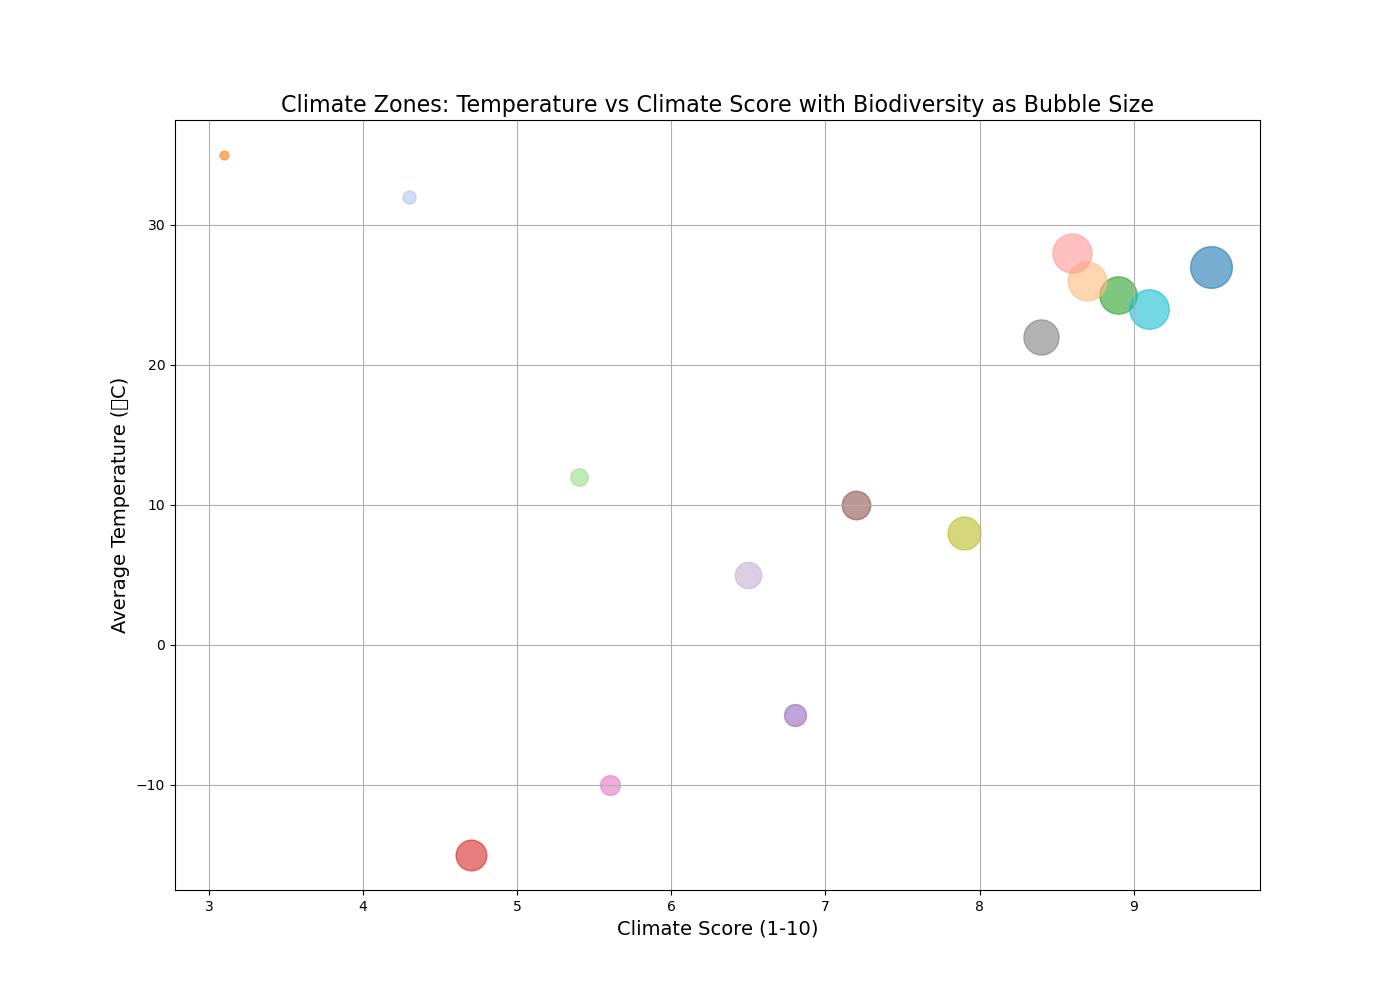

Python code for this plot:

import matplotlib.pyplot as plt

data = {
    'Location': ['Amazon Rainforest', 'Sahara Desert', 'Great Barrier Reef', 'Arctic Tundra', 
                 'Himalayan Mountains', 'Andes Mountains', 'Siberian Taiga', 'Serengeti Plains',
                 'Yellowstone Park', 'Galapagos Islands', 'Australian Outback', 'Amazon Basin',
                 'Patagonian Steppe', 'Congo Rainforest', 'Rocky Mountains'],
    'Climate Score (1-10)': [9.5, 3.1, 8.9, 4.7, 6.8, 7.2, 5.6, 8.4, 7.9, 9.1, 4.3, 8.7, 5.4, 8.6, 6.5],
    'Average Temperature (°C)': [27, 35, 25, -15, -5, 10, -10, 22, 8, 24, 32, 26, 12, 28, 5],
    'Biodiversity Score (1-100)': [95, 20, 85, 70, 50, 65, 45, 80, 75, 90, 30, 88, 40, 89, 60]
}

fig, ax = plt.subplots(figsize=(14, 10))

colors = ['#1f77b4', '#ff7f0e', '#2ca02c', '#d62728', '#9467bd', 
          '#8c564b', '#e377c2', '#7f7f7f', '#bcbd22', '#17becf',
          '#aec7e8', '#ffbb78', '#98df8a', '#ff9896', '#c5b0d5']

for i in range(len(data['Location'])):
    ax.scatter(data['Climate Score (1-10)'][i], data['Average Temperature (°C)'][i], 
               s=(data['Biodiversity Score (1-100)'][i] ** 2) / 10,  
               alpha=0.6,
               color=colors[i])  

ax.set_title('Climate Zones: Temperature vs Climate Score with Biodiversity as Bubble Size', fontsize=16)
ax.set_xlabel('Climate Score (1-10)', fontsize=14)
ax.set_ylabel('Average Temperature (°C)', fontsize=14)
ax.grid(True)

plt.show()
